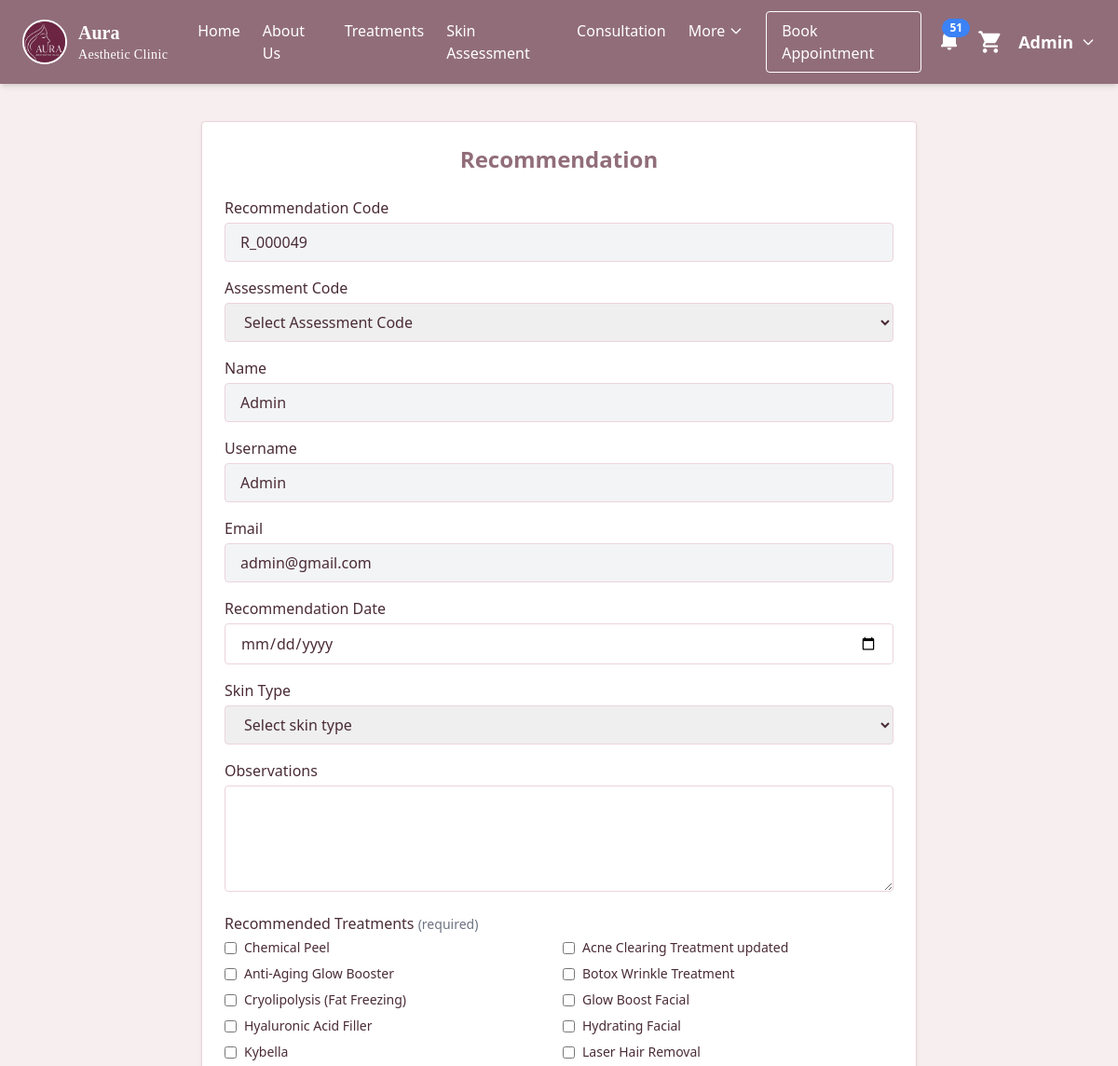
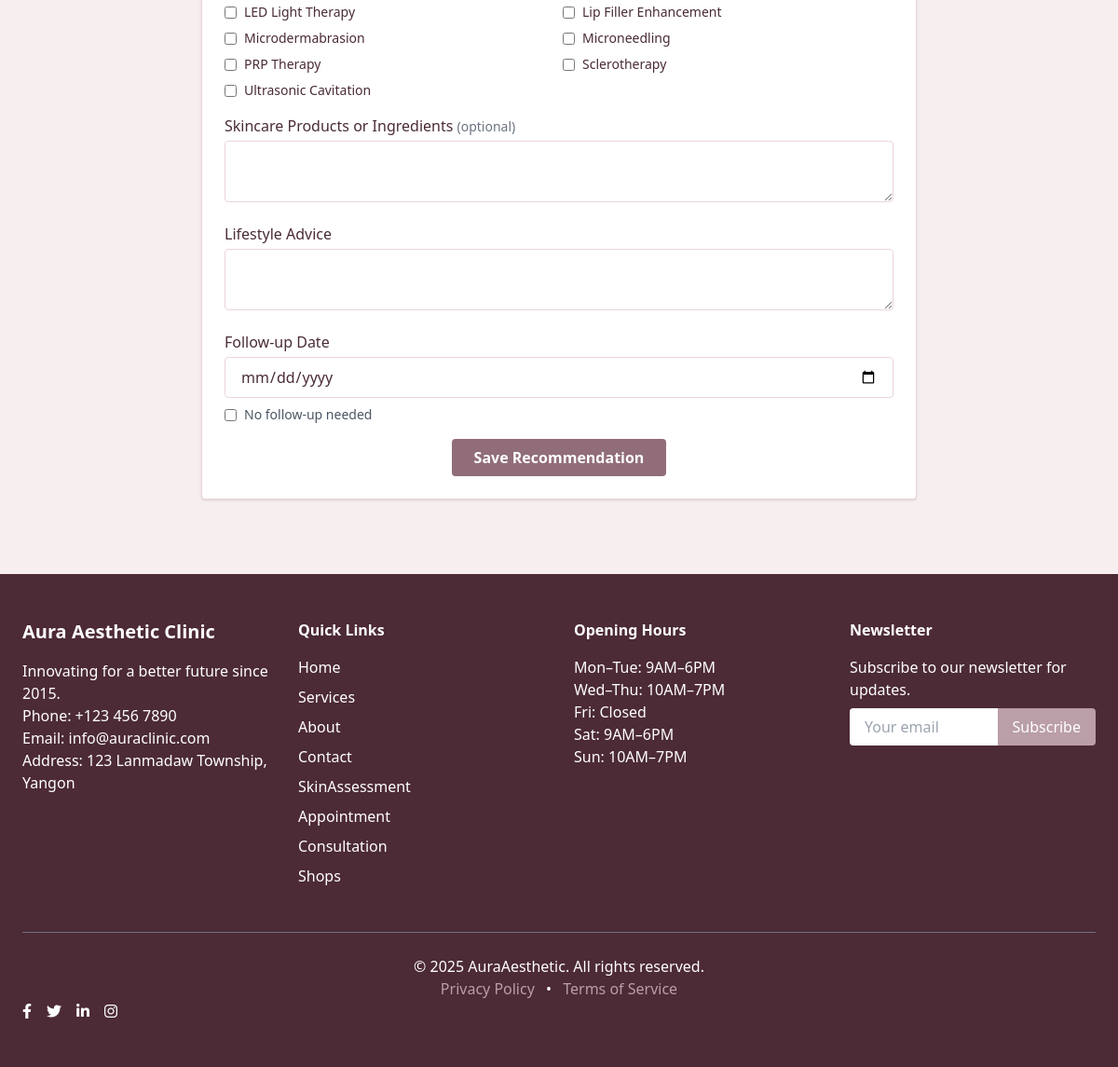
The app's page /recommendation.php (signed in) with its own data (2 pictures, top to bottom).
### tables this page shows
CREATE TABLE `treatment` (
  `TreatmentCode` varchar(30) NOT NULL,
  `TreatmentName` varchar(100) NOT NULL,
  `Category` varchar(50) NOT NULL,
  `CreatedDate` timestamp NOT NULL DEFAULT current_timestamp(),
  `ModifiedDate` timestamp NOT NULL DEFAULT current_timestamp(),
  `TreatmentImage` varchar(255) NOT NULL,
  `Price` int(11) NOT NULL,
  `Duration` varchar(50) NOT NULL,
  `Descriptions` text NOT NULL,
  `Sessions` int(11) NOT NULL,
  `RecoveryTime` varchar(50) NOT NULL,
  `DurationOfEffect` varchar(50) NOT NULL,
  `Discount` int(11) NOT NULL,
  `Prerequisites` text NOT NULL,
  `Contraindications` text NOT NULL,
  `AftercareInstructions` text NOT NULL,
  `ExpectedResults` text NOT NULL,
  `SideEffects` text NOT NULL,
  `Status` varchar(30) NOT NULL,
  `IsNotified` tinyint(1) NOT NULL
);

### AutoIDFunction.php (called while the page is built, shortened)
<?php
function AutoID($tableName, $fieldName, $prefix, $noOfLeadingZeros)
{
    include('connect.php');
    $sql = "SELECT " . $fieldName . " FROM " . $tableName . " ORDER BY " . $fieldName . " DESC";
    $result = mysqli_query($connect, $sql);
    $noOfRow = mysqli_num_rows($result);
    $row = mysqli_fetch_array($result);
    if ($noOfRow < 1) {
        return $prefix . "000001";
    } else {
        $oldID = $row[$fieldName];
        $oldID = str_replace($prefix, "", $oldID);
        $value = (int)$oldID;
        $value++;
        $newID = $prefix . NumberFormatter($value, $noOfLeadingZeros);
        return $newID;
    }
}
function NumberFormatter($number, $n)
{
    return str_pad((int) $number, $n, "0", STR_PAD_LEFT);
}

### recommendation.php (the view, shortened to what this page needs)
<?php
include('connect.php');
include('AutoIDFunction.php');
$recommendationCode = AutoID("recommendation", "RecommendationCode", "R_", 6);
?>
<?php include 'header.php'; ?>
<body class="bg-[#F7EFEF] text-[#4A2C35] font-sans">
    <?php include 'navbar.php'; ?>
    <div class="max-w-3xl mx-auto mt-10 p-6 mb-20 bg-white rounded shadow border border-[#EBD5DC]">
        <h2 class="text-2xl font-bold text-[#916D7A] mb-6 text-center">Recommendation</h2>
        <form action="recommendation.php" method="POST">
            <div class="mb-4">
                <label class="font-medium block mb-1">Recommendation Code</label>
                <input type="text" name="RecommendationCode" value="<?php echo $recommendationCode; ?>" readonly class="w-full px-4 py-2 border border-[#EBD5DC] rounded bg-gray-100">
            </div>
            <div class="mb-4">
                <label class="font-medium block mb-1">Assessment Code</label>
                <select name="assessmentcode" required class="w-full px-4 py-2 border border-[#EBD5DC] rounded">
                    <option value="" disabled selected>Select Assessment Code</option>
                </select>
            </div>
            <div class="mb-4">
                <label class="font-medium block mb-1">Name</label>
                <input type="text" value="<?= htmlspecialchars($_SESSION['sname']) ?>" readonly class="w-full px-4 py-2 border border-[#EBD5DC] bg-gray-100 rounded">
            </div>
            <div class="mb-4">
                <label class="font-medium block mb-1">Username</label>
                <input type="text" value="<?= htmlspecialchars($_SESSION['username']) ?>" readonly class="w-full px-4 py-2 border border-[#EBD5DC] bg-gray-100 rounded">
            </div>
            <div class="mb-4">
                <label class="font-medium block mb-1">Email</label>
                <input type="email" value="<?= htmlspecialchars($_SESSION['semail']) ?>" readonly class="w-full px-4 py-2 border border-[#EBD5DC] bg-gray-100 rounded">
            </div>
            <div class="mb-4">
                <label class="font-medium block mb-1">Recommendation Date</label>
                <input type="date" name="date" required class="w-full px-4 py-2 border border-[#EBD5DC] rounded">
            </div>
            <div class="mb-4">
                <label class="font-medium block mb-1">Skin Type</label>
                <select name="skin_type" required class="w-full px-4 py-2 border border-[#EBD5DC] rounded">
                    <option value="" disabled selected>Select skin type</option>
                </select>
            </div>
            <div class="mb-4">
                <label class="font-medium block mb-1">Observations</label>
                <textarea name="observations" rows="4" required class="w-full px-4 py-2 border border-[#EBD5DC] rounded"></textarea>
            </div>
            <div class="mb-4">
                <label class="font-medium block mb-1">
                    Recommended Treatments <span class="text-sm text-gray-500">(required)</span>
                </label>
                <div id="treatmentsContainer" class="grid grid-cols-2 gap-2 text-sm">
                    <?php
                    $treatmentQuery = mysqli_query($connect, "SELECT TreatmentName FROM treatment ORDER BY TreatmentName ASC");
                    while ($row = mysqli_fetch_assoc($treatmentQuery)) {
                        $treatmentName = $row['TreatmentName'];
                        echo "<label class='flex items-center'>
                    <input type='checkbox' name='recommended_treatments[]' value='$treatmentName' class='mr-2 treatment-checkbox'>
                    $treatmentName
                  </label>";
                    }
                    ?>
                </div>
            </div>
            <div class="mb-4">
                <label class="font-medium block mb-1">Skincare Products or Ingredients <span class="text-sm text-gray-500">(optional)</span></label>
                <textarea name="products" required rows="2" class="w-full px-4 py-2 border border-[#EBD5DC] rounded"></textarea>
            </div>
            <div class="mb-4">
                <label class="font-medium block mb-1">Lifestyle Advice</label>
                <textarea required name="advice" rows="2" class="w-full px-4 py-2 border border-[#EBD5DC] rounded"></textarea>
            </div>
            <div class="mb-4">
                <label class="font-medium block mb-1">Follow-up Date</label>
                <input type="date" name="followup" id="followup_date" class="w-full px-4 py-2 border border-[#EBD5DC] rounded">
                <label class="flex items-center mt-2 text-sm text-gray-600">
                    <input type="checkbox" name="no_followup" id="no_followup" class="mr-2" onclick="toggleFollowup()">
                    No follow-up needed
                </label>
            </div>
            <div class="text-center">
                <button type="submit" name="btnsubmit" class="px-6 py-2 bg-[#916D7A] text-white rounded hover:bg-[#6E4B57] transition font-semibold">
                    Save Recommendation
                </button>
            </div>
        </form>
    </div>
    <?php include 'footer.php'; ?>
</body>

### style.css (style rules this page uses)
body { background-color: pink; }

### records on screen
treatment: TreatmentName "Chemical Peel"
treatment: TreatmentName "Acne Clearing Treatment updated"
treatment: TreatmentName "Anti-Aging Glow Booster"
treatment: TreatmentName "Botox Wrinkle Treatment"
treatment: TreatmentName "Cryolipolysis (Fat Freezing)"
treatment: TreatmentName "Glow Boost Facial"
treatment: TreatmentName "Hyaluronic Acid Filler"
treatment: TreatmentName "Hydrating Facial"
treatment: TreatmentName "Kybella"
treatment: TreatmentName "Laser Hair Removal"
treatment: TreatmentName "LED Light Therapy"
treatment: TreatmentName "Lip Filler Enhancement"
treatment: TreatmentName "Microdermabrasion"
treatment: TreatmentName "Microneedling"
treatment: TreatmentName "PRP Therapy"
treatment: TreatmentName "Sclerotherapy"
treatment: TreatmentName "Ultrasonic Cavitation"

### other values on screen
$staffNotiCount "51"
$staffName "Admin"
